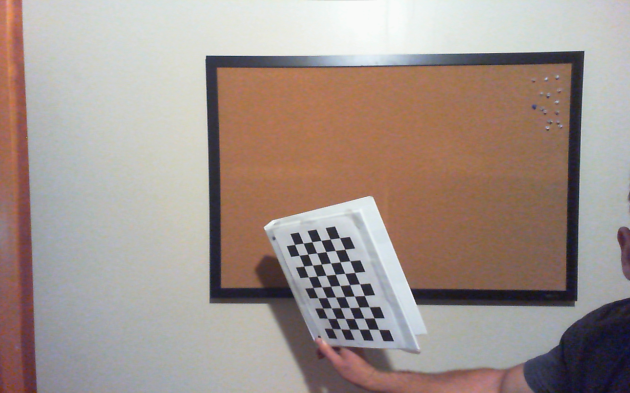
#> input picture camera_calibration/Result1.png, 1260 x 785 px (shown at 1/2 size)
$ python poseEstimation.py
#> lines starting #> are read from the running program, lines starting #| are printed output that depends on the picture; after the words box and inside, x2 and y2 are one past the last pixel; in counts of white or black regions, pixels touching at a corner belong together
import numpy as np
import cv2 as cv
import glob

chessboardSize = (9,6) # chessboardSize[0] chessboardSize[1]
frameSize = (1280, 800)

# Load previously saved data
with np.load('camera_calibration/CameraParams.npz') as file:
#> (reads camera_calibration/CameraParams.npz from the repository)
    mtx, dist, rvecs, tvecs = [file[i] for i in ('cameraMatrix','dist','rvecs','tvecs')]


def draw(img, corners, imgpts):

    corner = tuple(corners[0].ravel())
    img = cv.line(img, corner, tuple(imgpts[0].ravel()), (255,0,0), 10)
    img = cv.line(img, corner, tuple(imgpts[1].ravel()), (0,255,0), 10)
    img = cv.line(img, corner, tuple(imgpts[2].ravel()), (0,0,255), 10)

    return img

def drawBoxes(img, corners, imgpts):

    imgpts = np.int32(imgpts).reshape(-1,2)

    # draw ground floor in green
    img = cv.drawContours(img, [imgpts[:4]],-1,(0,255,0),-3)

    # draw pillars in blue color
    for i,j in zip(range(4),range(4,8)):
        img = cv.line(img, tuple(imgpts[i]), tuple(imgpts[j]),(255),3)

    # draw top layer in red color
    img = cv.drawContours(img, [imgpts[4:]],-1,(0,0,255),3)

    return img


criteria = (cv.TERM_CRITERIA_EPS + cv.TERM_CRITERIA_MAX_ITER, 30, 0.001)

objp = np.zeros((chessboardSize[0]*chessboardSize[1],3), np.float32)
objp[:,:2] = np.mgrid[0:chessboardSize[0],0:chessboardSize[1]].T.reshape(-1,2)
axis = np.float32([[3,0,0], [0,3,0], [0,0,-3]]).reshape(-1,3)
axisBoxes = np.float32([[0,0,0], [0,3,0], [3,3,0], [3,0,0],
                   [0,0,-3],[0,3,-3],[3,3,-3],[3,0,-3] ])


for image in glob.glob('camera_calibration/Result1.png'):

    img = cv.imread(image)
#> img is the input picture: shape (785, 1260, 3); mean B, G, R 140.8, 147.8, 162.3
    cv.imshow('window', img)
    gray = cv.cvtColor(img,cv.COLOR_BGR2GRAY)
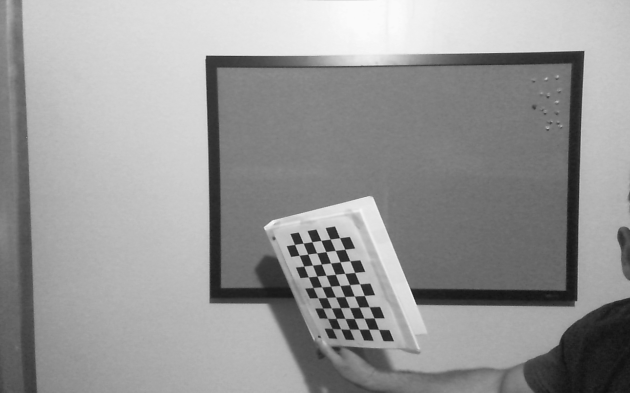
#> gray: shape (785, 1260) (shown at 1/2 size); min 13, max 252, mean 151.3
    ret, corners = cv.findChessboardCorners(gray, (chessboardSize[0],chessboardSize[1]),None)
#> ret = True; corners = 54 rows, first 8: [663.9, 656.5], [655.4, 637], [645.3, 616.2], [636.5, 596.2], [626.4, 575.4], [617.1, 554.2], [607.8, 532.4], [598.7, 511.3]

    print(ret)
#| True

    if ret == True:

        corners2 = cv.cornerSubPix(gray,corners,(11,11),(-1,-1), criteria)
#> corners2 = 54 rows, first 8: [658.6, 656.6], [655.6, 637], [645.4, 616.6], [636.2, 596], [626.2, 575.5], [617.1, 554.3], [607.9, 532.7], [598.7, 510.9]

        # Find the rotation and translation vectors.
        ret, rvecs, tvecs = cv.solvePnP(objp, corners2, mtx, dist)
#> rvecs = [-0.307, 0.794, -1.8]; tvecs = [-0.313, 12.57, 43.82]

        # Project 3D points to image plane
        imgpts, jac = cv.projectPoints(axisBoxes, rvecs, tvecs, mtx, dist)
#> imgpts = [[663.2, 658.1], [718, 658.3], [690.1, 593.5], [636, 596.2], [621.1, 700.9], [676.7, 703.4], [646.6, 635.7], [591.8, 636.5]]

        img = drawBoxes(img,corners2,imgpts)
#> in drawBoxes, `imgpts = np.int32(imgpts).reshape(-1,2)`: imgpts = [[663, 658], [717, 658], [690, 593], [635, 596], [621, 700], [676, 703], [646, 635], [591, 636]]
#> in drawBoxes, `img = cv.drawContours(img, [imgpts[:4]],-1,(0,255,0),-3)`:
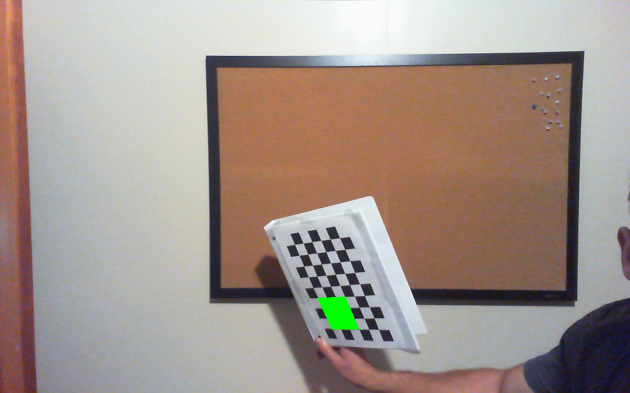
#> img: shape (785, 1260, 3) (shown at 1/2 size); 0.37% of pixels changed, all inside (x1, y1, x2, y2) = (635, 593, 718, 659)
#> after the loop in drawBoxes, `for i,j in zip(range(4),range(4,8)):`:
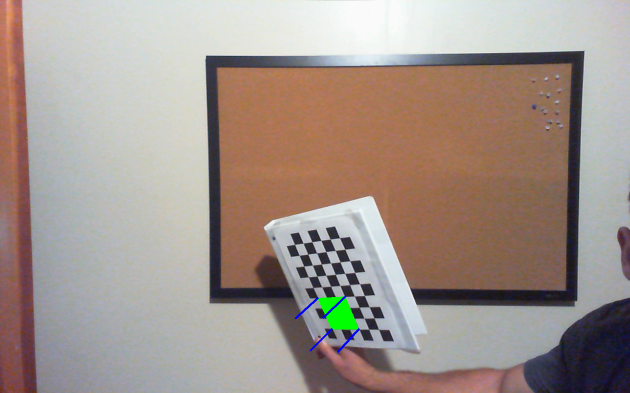
#> img: shape (785, 1260, 3) (shown at 1/2 size); mean B, G, R 140.6, 148.2, 161.9
#> in drawBoxes, `img = cv.drawContours(img, [imgpts[4:]],-1,(0,0,255),3)`:
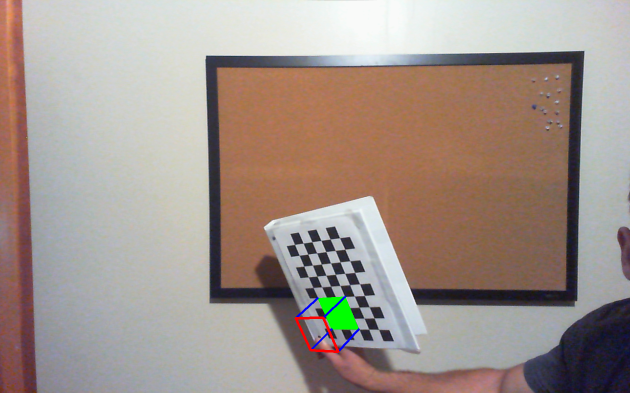
#> img: shape (785, 1260, 3) (shown at 1/2 size); 0.13% of pixels changed, all inside (x1, y1, x2, y2) = (589, 633, 679, 706)
        cv.imshow('img',img)

        k = cv.waitKey(0) & 0xFF
#> (key Esc is pressed here)
        if k == ord('s'):
            cv.imwrite('pose'+image, img)


cv.destroyAllWindows()
